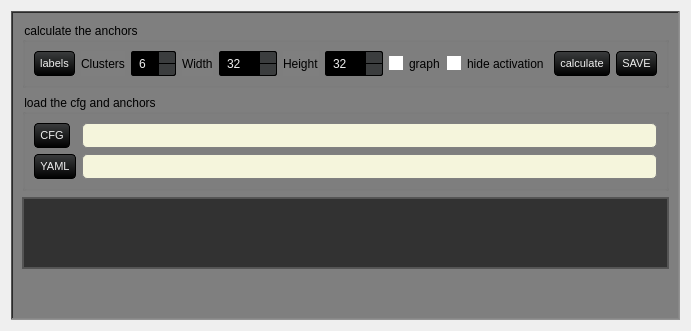
           <widget class="QWidget" name="tab_2">
            <attribute name="title">
             <string>CFG Edit</string>
            </attribute>
            <layout class="QVBoxLayout" name="verticalLayout_8">
             <item>
              <widget class="QFrame" name="frame_19">
               <property name="styleSheet">
                <string notr="true">background-color: rgb(127, 127, 127);
</string>
               </property>
               <property name="frameShape">
                <enum>QFrame::WinPanel</enum>
               </property>
               <property name="frameShadow">
                <enum>QFrame::Sunken</enum>
               </property>
               <layout class="QGridLayout" name="gridLayout_20">
                <item row="3" column="0">
                 <widget class="QTableWidget" name="cfg_table">
                  <property name="sizePolicy">
                   <sizepolicy hsizetype="Preferred" vsizetype="Preferred">
                    <horstretch>20</horstretch>
                    <verstretch>0</verstretch>
                   </sizepolicy>
                  </property>
                  <property name="maximumSize">
                   <size>
                    <width>16777215</width>
                    <height>167777</height>
                   </size>
                  </property>
                  <property name="autoFillBackground">
                   <bool>false</bool>
                  </property>
                  <property name="styleSheet">
                   <string notr="true">QTableWidget {
    background-color: #323232; /* Dark grey background */
    color: #000000;  /* Black text color */
    border: 2px solid #555555; /* Lighter grey border */
    gridline-color: #999999; /* Grid line color */
}

QTableWidget::item {
    padding: 5px; /* Padding around text */
    gridline-color: #999999; /* Grid line color */
}

QTableWidget::item:selected {
    background-color: #505050; /* Darker grey for selected items */
    color: #000000; /* Black text color for selected items */
}

QHeaderView::section {
    background-color: #2a82da; /* Blue background for headers */
    color: #000000; /* Black text color */
    padding: 5px; /* Padding around header text */
    border: 1px solid #353535; /* Border around headers */
    border-radius: 0px; /* Remove border radius */
    text-align: center;
}</string>
                  </property>
                  <property name="inputMethodHints">
                   <set>Qt::ImhPreferNumbers</set>
                  </property>
                  <property name="frameShape">
                   <enum>QFrame::WinPanel</enum>
                  </property>
                  <property name="midLineWidth">
                   <number>10</number>
                  </property>
                  <property name="sizeAdjustPolicy">
                   <enum>QAbstractScrollArea::AdjustToContents</enum>
                  </property>
                  <property name="showDropIndicator" stdset="0">
                   <bool>true</bool>
                  </property>
                  <property name="dragDropOverwriteMode">
                   <bool>true</bool>
                  </property>
                  <property name="alternatingRowColors">
                   <bool>true</bool>
                  </property>
                  <property name="selectionBehavior">
                   <enum>QAbstractItemView::SelectItems</enum>
                  </property>
                  <property name="textElideMode">
                   <enum>Qt::ElideMiddle</enum>
                  </property>
                  <property name="verticalScrollMode">
                   <enum>QAbstractItemView::ScrollPerItem</enum>
                  </property>
                  <property name="horizontalScrollMode">
                   <enum>QAbstractItemView::ScrollPerItem</enum>
                  </property>
                  <property name="sortingEnabled">
                   <bool>false</bool>
                  </property>
                  <property name="cornerButtonEnabled">
                   <bool>true</bool>
                  </property>
                  <attribute name="verticalHeaderVisible">
                   <bool>false</bool>
                  </attribute>
                  <attribute name="verticalHeaderCascadingSectionResizes">
                   <bool>true</bool>
                  </attribute>
                  <attribute name="verticalHeaderMinimumSectionSize">
                   <number>22</number>
                  </attribute>
                 </widget>
                </item>
                <item row="1" column="0">
                 <widget class="QGroupBox" name="groupBox_18">
                  <property name="title">
                   <string>load the cfg and anchors</string>
                  </property>
                  <layout class="QFormLayout" name="formLayout_4">
                   <item row="0" column="0">
                    <widget class="QPushButton" name="btn_open_file">
                     <property name="sizePolicy">
                      <sizepolicy hsizetype="Preferred" vsizetype="Preferred">
                       <horstretch>0</horstretch>
                       <verstretch>0</verstretch>
                      </sizepolicy>
                     </property>
                     <property name="minimumSize">
                      <size>
                       <width>0</width>
                       <height>0</height>
                      </size>
                     </property>
                     <property name="styleSheet">
                      <string notr="true">QPushButton {
    background-color: qlineargradient(spread:repeat, x1:1, y1:0, x2:1, y2:1, stop:0 rgb(59, 61, 62), stop:1 rgb(0, 0, 0));
    color: rgb(238, 238, 238);
  	font-size: 8pt;

    border-style: solid;
    border-width: 1px;
    border-radius: 4px;
    border-color: rgb(0, 0, 0);
    padding: 5px;
}

QPushButton:flat {
    background-color: transparent;
    border: none;
    color: rgb(238, 238, 238);
}

QPushButton:disabled {
    background-color: #404040;
    color: #656565;
    border-color: rgb(0, 0, 0);
}

QPushButton:hover {
    background-color: rgba(236, 157, 0, 51);
    border: 1px solid rgb(236, 157, 0);
}

QPushButton:pressed {
    background-color: qlineargradient(spread:repeat, x1:1, y1:0, x2:1, y2:1, stop:0 rgb(28, 28, 32), stop:1 rgb(0, 0, 0));
    border: 1px solid rgb(236, 157, 0);
}

QPushButton:checked {
    background-color: qlineargradient(spread:repeat, x1:1, y1:0, x2:1, y2:1, stop:0 rgb(28, 28, 32), stop:1 rgb(0, 0, 0));
    border: 1px solid #222;
}</string>
                     </property>
                     <property name="text">
                      <string>CFG</string>
                     </property>
                    </widget>
                   </item>
                   <item row="0" column="1">
                    <widget class="QLineEdit" name="cfg_open_label">
                     <property name="sizePolicy">
                      <sizepolicy hsizetype="Preferred" vsizetype="Preferred">
                       <horstretch>0</horstretch>
                       <verstretch>0</verstretch>
                      </sizepolicy>
                     </property>
                     <property name="maximumSize">
                      <size>
                       <width>16777215</width>
                       <height>16777215</height>
                      </size>
                     </property>
                     <property name="styleSheet">
                      <string notr="true">QLineEdit {
    background-color: beige;
    border-radius: 5px;
    border: 1px solid grey;
    padding: 1px;
    color: black;
}

QLineEdit:hover {
    background-color: qlineargradient(spread:repeat, x1:1, y1:0, x2:1, y2:1, stop:0 orange, stop:1 red);
    color: black;
}</string>
                     </property>
                     <property name="clearButtonEnabled">
                      <bool>true</bool>
                     </property>
                    </widget>
                   </item>
                   <item row="1" column="0">
                    <widget class="QPushButton" name="import_yaml_button">
                     <property name="sizePolicy">
                      <sizepolicy hsizetype="Minimum" vsizetype="Fixed">
                       <horstretch>0</horstretch>
                       <verstretch>0</verstretch>
                      </sizepolicy>
                     </property>
                     <property name="minimumSize">
                      <size>
                       <width>0</width>
                       <height>0</height>
                      </size>
                     </property>
                     <property name="styleSheet">
                      <string notr="true">QPushButton {
    background-color: qlineargradient(spread:repeat, x1:1, y1:0, x2:1, y2:1, stop:0 rgb(59, 61, 62), stop:1 rgb(0, 0, 0));
    color: rgb(238, 238, 238);
  	font-size: 8pt;

    border-style: solid;
    border-width: 1px;
    border-radius: 4px;
    border-color: rgb(0, 0, 0);
    padding: 5px;
}

QPushButton:flat {
    background-color: transparent;
    border: none;
    color: rgb(238, 238, 238);
}

QPushButton:disabled {
    background-color: #404040;
    color: #656565;
    border-color: rgb(0, 0, 0);
}

QPushButton:hover {
    background-color: rgba(236, 157, 0, 51);
    border: 1px solid rgb(236, 157, 0);
}

QPushButton:pressed {
    background-color: qlineargradient(spread:repeat, x1:1, y1:0, x2:1, y2:1, stop:0 rgb(28, 28, 32), stop:1 rgb(0, 0, 0));
    border: 1px solid rgb(236, 157, 0);
}

QPushButton:checked {
    background-color: qlineargradient(spread:repeat, x1:1, y1:0, x2:1, y2:1, stop:0 rgb(28, 28, 32), stop:1 rgb(0, 0, 0));
    border: 1px solid #222;
}</string>
                     </property>
                     <property name="text">
                      <string>YAML</string>
                     </property>
                    </widget>
                   </item>
                   <item row="1" column="1">
                    <widget class="QLineEdit" name="default_yaml_path">
                     <property name="sizePolicy">
                      <sizepolicy hsizetype="Preferred" vsizetype="Preferred">
                       <horstretch>0</horstretch>
                       <verstretch>0</verstretch>
                      </sizepolicy>
                     </property>
                     <property name="styleSheet">
                      <string notr="true">QLineEdit {
    background-color: beige;
    border-radius: 5px;
    border: 1px solid grey;
    padding: 1px;
    color: black;
}

QLineEdit:hover {
    background-color: qlineargradient(spread:repeat, x1:1, y1:0, x2:1, y2:1, stop:0 orange, stop:1 red);
    color: black;
}</string>
                     </property>
                     <property name="clearButtonEnabled">
                      <bool>true</bool>
                     </property>
                    </widget>
                   </item>
                  </layout>
                 </widget>
                </item>
                <item row="0" column="0">
                 <widget class="QGroupBox" name="groupBox_13">
                  <property name="minimumSize">
                   <size>
                    <width>0</width>
                    <height>0</height>
                   </size>
                  </property>
                  <property name="title">
                   <string>calculate the anchors</string>
                  </property>
                  <layout class="QHBoxLayout" name="horizontalLayout_18">
                   <item>
                    <widget class="QPushButton" name="import_data_button">
                     <property name="sizePolicy">
                      <sizepolicy hsizetype="Preferred" vsizetype="Preferred">
                       <horstretch>0</horstretch>
                       <verstretch>0</verstretch>
                      </sizepolicy>
                     </property>
                     <property name="minimumSize">
                      <size>
                       <width>0</width>
                       <height>0</height>
                      </size>
                     </property>
                     <property name="styleSheet">
                      <string notr="true">QPushButton {
    background-color: qlineargradient(spread:repeat, x1:1, y1:0, x2:1, y2:1, stop:0 rgb(59, 61, 62), stop:1 rgb(0, 0, 0));
    color: rgb(238, 238, 238);
  	font-size: 8pt;

    border-style: solid;
    border-width: 1px;
    border-radius: 4px;
    border-color: rgb(0, 0, 0);
    padding: 5px;
}

QPushButton:flat {
    background-color: transparent;
    border: none;
    color: rgb(238, 238, 238);
}

QPushButton:disabled {
    background-color: #404040;
    color: #656565;
    border-color: rgb(0, 0, 0);
}

QPushButton:hover {
    background-color: rgba(236, 157, 0, 51);
    border: 1px solid rgb(236, 157, 0);
}

QPushButton:pressed {
    background-color: qlineargradient(spread:repeat, x1:1, y1:0, x2:1, y2:1, stop:0 rgb(28, 28, 32), stop:1 rgb(0, 0, 0));
    border: 1px solid rgb(236, 157, 0);
}

QPushButton:checked {
    background-color: qlineargradient(spread:repeat, x1:1, y1:0, x2:1, y2:1, stop:0 rgb(28, 28, 32), stop:1 rgb(0, 0, 0));
    border: 1px solid #222;
}</string>
                     </property>
                     <property name="text">
                      <string>labels</string>
                     </property>
                    </widget>
                   </item>
                   <item>
                    <widget class="QLabel" name="label_23">
                     <property name="text">
                      <string>Clusters</string>
                     </property>
                    </widget>
                   </item>
                   <item>
                    <widget class="QSpinBox" name="clusters_spinbox">
                     <property name="sizePolicy">
                      <sizepolicy hsizetype="Preferred" vsizetype="Preferred">
                       <horstretch>0</horstretch>
                       <verstretch>0</verstretch>
                      </sizepolicy>
                     </property>
                     <property name="maximumSize">
                      <size>
                       <width>1677777</width>
                       <height>16777215</height>
                      </size>
                     </property>
                     <property name="styleSheet">
                      <string notr="true">QSpinBox, QDoubleSpinBox, QDateTimeEdit {
    background-color: rgb(0, 0, 0) /*bg_gen*/;
    color: rgb(238, 238, 238) /*txt*/;
    border: 1px solid #000;
    padding: 3px;
    padding-left: 5px;
    border-radius: 2px;
}

QDoubleSpinBox::up-button, QSpinBox::up-button, QDateTimeEdit::up-button {
    border-top-right-radius: 2px;
    background-color: rgb(59, 61, 62) /*bg_alt*/;
    width: 16px;
    border-width: 1px;
}

QDoubleSpinBox::up-button:hover, QSpinBox::up-button:hover, QDateTimeEdit::up-button:hover {
    background-color: orange;
}

QDoubleSpinBox::up-button:pressed, QSpinBox::up-button:pressed, QDateTimeEdit::up-button:pressed {
    background-color: red;
}

QDoubleSpinBox::up-arrow, QSpinBox::up-arrow, QDateTimeEdit::up-arrow {
    image: url(:/16x16/icons/16x16/up.gif);
    width: 7px;
    height: 7px;
}

QDoubleSpinBox::down-button, QSpinBox::down-button, QDateTimeEdit::down-button {
    border-bottom-right-radius: 2px;
    background-color: rgb(59, 61, 62) /*bg_alt*/;
    width: 16px;
    border-width: 1px;
}

QDoubleSpinBox::down-button:hover, QSpinBox::down-button:hover, QDateTimeEdit::down-button:hover {
    background-color: orange;
}

QDoubleSpinBox::down-button:pressed, QSpinBox::down-button:pressed, QDateTimeEdit::down-button:pressed {
    background-color: red;
}

QDoubleSpinBox::down-arrow, QSpinBox::down-arrow, QDateTimeEdit::down-arrow {
    image: url(:/16x16/icons/16x16/down.gif);
    width: 7px;
    height: 7px;
}</string>
                     </property>
                     <property name="minimum">
                      <number>6</number>
                     </property>
                    </widget>
                   </item>
                   <item>
                    <widget class="QLabel" name="label_21">
                     <property name="text">
                      <string>Width</string>
                     </property>
                    </widget>
                   </item>
                   <item>
                    <widget class="QSpinBox" name="width_spinbox">
                     <property name="sizePolicy">
                      <sizepolicy hsizetype="Preferred" vsizetype="Preferred">
                       <horstretch>0</horstretch>
                       <verstretch>0</verstretch>
                      </sizepolicy>
                     </property>
                     <property name="styleSheet">
                      <string notr="true">QSpinBox, QDoubleSpinBox, QDateTimeEdit {
    background-color: rgb(0, 0, 0) /*bg_gen*/;
    color: rgb(238, 238, 238) /*txt*/;
    border: 1px solid #000;
    padding: 3px;
    padding-left: 5px;
    border-radius: 2px;
}

QDoubleSpinBox::up-button, QSpinBox::up-button, QDateTimeEdit::up-button {
    border-top-right-radius: 2px;
    background-color: rgb(59, 61, 62) /*bg_alt*/;
    width: 16px;
    border-width: 1px;
}

QDoubleSpinBox::up-button:hover, QSpinBox::up-button:hover, QDateTimeEdit::up-button:hover {
    background-color: orange;
}

QDoubleSpinBox::up-button:pressed, QSpinBox::up-button:pressed, QDateTimeEdit::up-button:pressed {
    background-color: red;
}

QDoubleSpinBox::up-arrow, QSpinBox::up-arrow, QDateTimeEdit::up-arrow {
    image: url(:/16x16/icons/16x16/up.gif);
    width: 7px;
    height: 7px;
}

QDoubleSpinBox::down-button, QSpinBox::down-button, QDateTimeEdit::down-button {
    border-bottom-right-radius: 2px;
    background-color: rgb(59, 61, 62) /*bg_alt*/;
    width: 16px;
    border-width: 1px;
}

QDoubleSpinBox::down-button:hover, QSpinBox::down-button:hover, QDateTimeEdit::down-button:hover {
    background-color: orange;
}

QDoubleSpinBox::down-button:pressed, QSpinBox::down-button:pressed, QDateTimeEdit::down-button:pressed {
    background-color: red;
}

QDoubleSpinBox::down-arrow, QSpinBox::down-arrow, QDateTimeEdit::down-arrow {
    image: url(:/16x16/icons/16x16/down.gif);
    width: 7px;
    height: 7px;
}</string>
                     </property>
                     <property name="minimum">
                      <number>32</number>
                     </property>
                     <property name="maximum">
                      <number>2016</number>
                     </property>
                     <property name="singleStep">
                      <number>32</number>
                     </property>
                     <property name="value">
                      <number>32</number>
                     </property>
                    </widget>
                   </item>
                   <item>
                    <widget class="QLabel" name="label_22">
                     <property name="text">
                      <string>Height</string>
                     </property>
                    </widget>
                   </item>
                   <item>
                    <widget class="QSpinBox" name="height_spinbox">
                     <property name="sizePolicy">
                      <sizepolicy hsizetype="Preferred" vsizetype="Preferred">
                       <horstretch>0</horstretch>
                       <verstretch>0</verstretch>
                      </sizepolicy>
                     </property>
                     <property name="styleSheet">
                      <string notr="true">QSpinBox, QDoubleSpinBox, QDateTimeEdit {
    background-color: rgb(0, 0, 0) /*bg_gen*/;
    color: rgb(238, 238, 238) /*txt*/;
    border: 1px solid #000;
    padding: 3px;
    padding-left: 5px;
    border-radius: 2px;
}

QDoubleSpinBox::up-button, QSpinBox::up-button, QDateTimeEdit::up-button {
    border-top-right-radius: 2px;
    background-color: rgb(59, 61, 62) /*bg_alt*/;
    width: 16px;
    border-width: 1px;
}

QDoubleSpinBox::up-button:hover, QSpinBox::up-button:hover, QDateTimeEdit::up-button:hover {
    background-color: orange;
}

QDoubleSpinBox::up-button:pressed, QSpinBox::up-button:pressed, QDateTimeEdit::up-button:pressed {
    background-color: red;
}

QDoubleSpinBox::up-arrow, QSpinBox::up-arrow, QDateTimeEdit::up-arrow {
    image: url(:/16x16/icons/16x16/up.gif);
    width: 7px;
    height: 7px;
}

QDoubleSpinBox::down-button, QSpinBox::down-button, QDateTimeEdit::down-button {
    border-bottom-right-radius: 2px;
    background-color: rgb(59, 61, 62) /*bg_alt*/;
    width: 16px;
    border-width: 1px;
}

QDoubleSpinBox::down-button:hover, QSpinBox::down-button:hover, QDateTimeEdit::down-button:hover {
    background-color: orange;
}

QDoubleSpinBox::down-button:pressed, QSpinBox::down-button:pressed, QDateTimeEdit::down-button:pressed {
    background-color: red;
}

QDoubleSpinBox::down-arrow, QSpinBox::down-arrow, QDateTimeEdit::down-arrow {
    image: url(:/16x16/icons/16x16/down.gif);
    width: 7px;
    height: 7px;
}</string>
                     </property>
                     <property name="minimum">
                      <number>32</number>
                     </property>
                     <property name="maximum">
                      <number>2016</number>
                     </property>
                     <property name="singleStep">
                      <number>32</number>
                     </property>
                     <property name="value">
                      <number>32</number>
                     </property>
                    </widget>
                   </item>
                   <item>
                    <widget class="QCheckBox" name="show_checkbox">
                     <property name="sizePolicy">
                      <sizepolicy hsizetype="Preferred" vsizetype="Preferred">
                       <horstretch>0</horstretch>
                       <verstretch>0</verstretch>
                      </sizepolicy>
                     </property>
                     <property name="minimumSize">
                      <size>
                       <width>0</width>
                       <height>0</height>
                      </size>
                     </property>
                     <property name="maximumSize">
                      <size>
                       <width>16777215</width>
                       <height>16777215</height>
                      </size>
                     </property>
                     <property name="styleSheet">
                      <string notr="true">QCheckBox {
    background-color: transparent;
    color: black;
    border: none;
    border-radius: 50%;
 
}

QCheckBox::indicator {
    background-color: white;
    color: black;
    border-radius: 50%;
}

QCheckBox::indicator:hover {
    background-color: orange;
}

QCheckBox::indicator:checked {
    background-color: #ff0800;
}</string>
                     </property>
                     <property name="text">
                      <string>graph</string>
                     </property>
                    </widget>
                   </item>
                   <item>
                    <widget class="QCheckBox" name="hide_activation_checkbox">
                     <property name="sizePolicy">
                      <sizepolicy hsizetype="Preferred" vsizetype="Preferred">
                       <horstretch>0</horstretch>
                       <verstretch>0</verstretch>
                      </sizepolicy>
                     </property>
                     <property name="minimumSize">
                      <size>
                       <width>0</width>
                       <height>0</height>
                      </size>
                     </property>
                     <property name="maximumSize">
                      <size>
                       <width>16777215</width>
                       <height>16777215</height>
                      </size>
                     </property>
                     <property name="styleSheet">
                      <string notr="true">QCheckBox {
    background-color: transparent;
    color: black;
    border: none;
    border-radius: 50%;
 
}

QCheckBox::indicator {
    background-color: white;
    color: black;
    border-radius: 50%;
}

QCheckBox::indicator:hover {
    background-color: orange;
}

QCheckBox::indicator:checked {
    background-color: #ff0800;
}</string>
                     </property>
                     <property name="text">
                      <string>hide activation </string>
                     </property>
                    </widget>
                   </item>
                   <item>
                    <widget class="QPushButton" name="calculate_anchors_button">
                     <property name="sizePolicy">
                      <sizepolicy hsizetype="Preferred" vsizetype="Preferred">
                       <horstretch>0</horstretch>
                       <verstretch>0</verstretch>
                      </sizepolicy>
                     </property>
                     <property name="minimumSize">
                      <size>
                       <width>0</width>
                       <height>0</height>
                      </size>
                     </property>
                     <property name="styleSheet">
                      <string notr="true">QPushButton {
    background-color: qlineargradient(spread:repeat, x1:1, y1:0, x2:1, y2:1, stop:0 rgb(59, 61, 62), stop:1 rgb(0, 0, 0));
    color: rgb(238, 238, 238);
  	font-size: 8pt;

    border-style: solid;
    border-width: 1px;
    border-radius: 4px;
    border-color: rgb(0, 0, 0);
    padding: 5px;
}

QPushButton:flat {
    background-color: transparent;
    border: none;
    color: rgb(238, 238, 238);
}

QPushButton:disabled {
    background-color: #404040;
    color: #656565;
    border-color: rgb(0, 0, 0);
}

QPushButton:hover {
    background-color: rgba(236, 157, 0, 51);
    border: 1px solid rgb(236, 157, 0);
}

QPushButton:pressed {
    background-color: qlineargradient(spread:repeat, x1:1, y1:0, x2:1, y2:1, stop:0 rgb(28, 28, 32), stop:1 rgb(0, 0, 0));
    border: 1px solid rgb(236, 157, 0);
}

QPushButton:checked {
    background-color: qlineargradient(spread:repeat, x1:1, y1:0, x2:1, y2:1, stop:0 rgb(28, 28, 32), stop:1 rgb(0, 0, 0));
    border: 1px solid #222;
}</string>
                     </property>
                     <property name="text">
                      <string>calculate</string>
                     </property>
                    </widget>
                   </item>
                   <item>
                    <widget class="QPushButton" name="btn_save_file">
                     <property name="sizePolicy">
                      <sizepolicy hsizetype="Preferred" vsizetype="Preferred">
                       <horstretch>0</horstretch>
                       <verstretch>0</verstretch>
                      </sizepolicy>
                     </property>
                     <property name="minimumSize">
                      <size>
                       <width>0</width>
                       <height>0</height>
                      </size>
                     </property>
                     <property name="styleSheet">
                      <string notr="true">QPushButton {
    background-color: qlineargradient(spread:repeat, x1:1, y1:0, x2:1, y2:1, stop:0 rgb(59, 61, 62), stop:1 rgb(0, 0, 0));
    color: rgb(238, 238, 238);
  	font-size: 8pt;

    border-style: solid;
    border-width: 1px;
    border-radius: 4px;
    border-color: rgb(0, 0, 0);
    padding: 5px;
}

QPushButton:flat {
    background-color: transparent;
    border: none;
    color: rgb(238, 238, 238);
}

QPushButton:disabled {
    background-color: #404040;
    color: #656565;
    border-color: rgb(0, 0, 0);
}

QPushButton:hover {
    background-color: rgba(236, 157, 0, 51);
    border: 1px solid rgb(236, 157, 0);
}

QPushButton:pressed {
    background-color: qlineargradient(spread:repeat, x1:1, y1:0, x2:1, y2:1, stop:0 rgb(28, 28, 32), stop:1 rgb(0, 0, 0));
    border: 1px solid rgb(236, 157, 0);
}

QPushButton:checked {
    background-color: qlineargradient(spread:repeat, x1:1, y1:0, x2:1, y2:1, stop:0 rgb(28, 28, 32), stop:1 rgb(0, 0, 0));
    border: 1px solid #222;
}</string>
                     </property>
                     <property name="text">
                      <string>SAVE</string>
                     </property>
                    </widget>
                   </item>
                  </layout>
                 </widget>
                </item>
                <item row="4" column="0">
                 <spacer name="verticalSpacer_7">
                  <property name="orientation">
                   <enum>Qt::Vertical</enum>
                  </property>
                  <property name="sizeHint" stdset="0">
                   <size>
                    <width>20</width>
                    <height>40</height>
                   </size>
                  </property>
                 </spacer>
                </item>
               </layout>
              </widget>
             </item>
            </layout>
           </widget>
